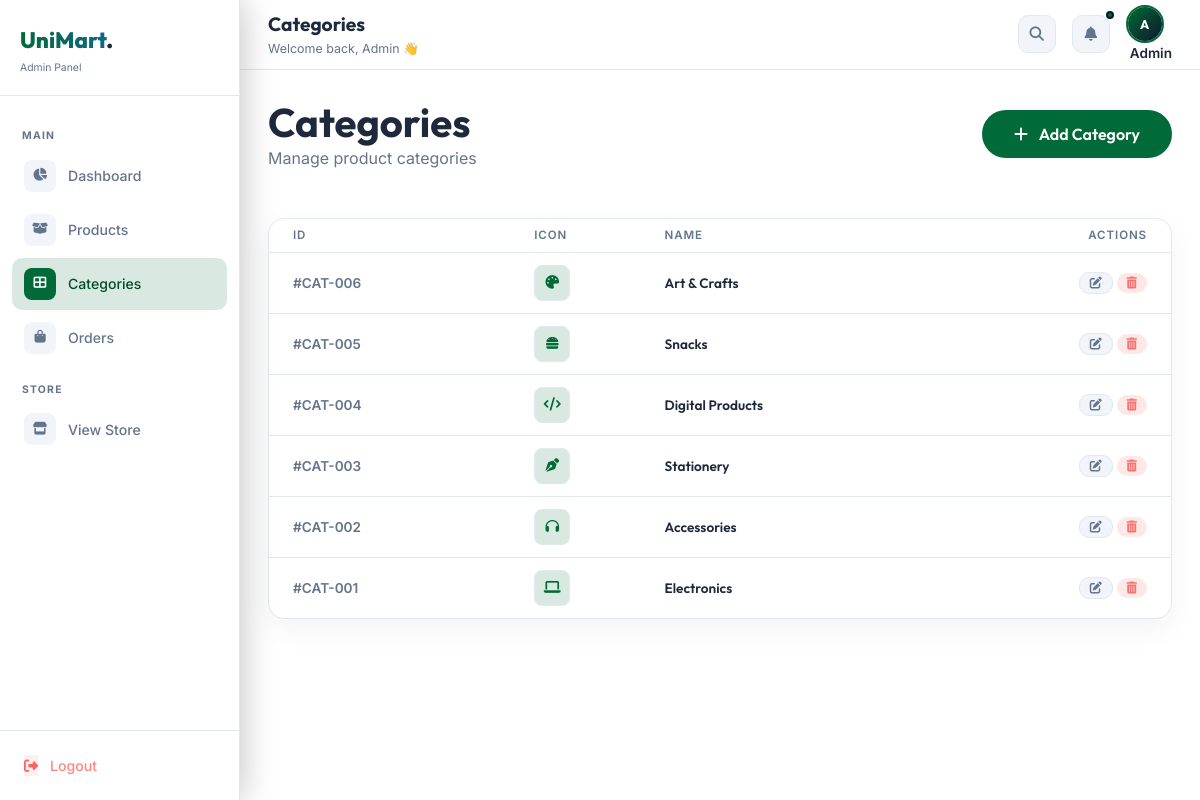
Screenshot of /admin/categories.php (signed in) with the database file from the repository.
### tables this page shows
CREATE TABLE `users` (
  `id` int(11) NOT NULL AUTO_INCREMENT,
  `name` varchar(100) NOT NULL,
  `email` varchar(100) NOT NULL UNIQUE,
  `password` varchar(255) NOT NULL,
  `role` enum('customer','admin') NOT NULL DEFAULT 'customer',
  `avatar` varchar(255) DEFAULT NULL,
  `created_at` timestamp NOT NULL DEFAULT current_timestamp(),
  PRIMARY KEY (`id`)
);

CREATE TABLE `categories` (
  `id` int(11) NOT NULL AUTO_INCREMENT,
  `name` varchar(100) NOT NULL,
  `icon` varchar(50) NOT NULL DEFAULT 'fas fa-box',
  `created_at` timestamp NOT NULL DEFAULT current_timestamp(),
  PRIMARY KEY (`id`)
);

### includes/functions.php (called while the page is built, shortened)
<?php
function getUserAvatar($avatarFile = null, $name = '') {
    return null;
}
function getUserInitials($name) {
    $parts = explode(' ', trim($name));
    $initials = '';
    foreach (array_slice($parts, 0, 2) as $p) {
        $initials .= strtoupper(mb_substr($p, 0, 1));
    }
    return $initials ?: '?';
}
?>

### admin/categories.php (the view, shortened to what this page needs)
<?php
require_once 'includes/header.php';
$stmt = $conn->query("SELECT * FROM categories ORDER BY id DESC");
$categories = $stmt->fetchAll();
?>
<div class="d-flex justify-content-between align-items-center mb-5">
    <div>
        <h1 class="outfit fw-bold text-main mb-0">Categories</h1>
        <p class="text-muted mb-0">Manage product categories</p>
    </div>
    <button class="btn btn-glow" onclick="openCategoryModal()">
        <i class="fas fa-plus me-2"></i> Add Category
    </button>
</div>
<div class="adm-panel p-0 overflow-hidden">
    <div class="table-responsive">
        <table class="adm-table">
            <thead>
                <tr>
                    <th class="px-4">ID</th>
                    <th>Icon</th>
                    <th>Name</th>
                    <th class="text-end px-4">Actions</th>
                </tr>
            </thead>
            <tbody>
                <?php foreach($categories as $category): ?>
                <tr>
                    <td class="px-4" style="color:var(--text-muted);font-weight:600;">#CAT-<?= str_pad($category['id'],3,'0',STR_PAD_LEFT) ?></td>
                    <td>
                        <div style="width: 36px; height: 36px; border-radius: 8px; background: var(--primary-glow); color: var(--primary); display: flex; align-items: center; justify-content: center; border: 1px solid var(--glass-border);">
                            <i class="<?= htmlspecialchars($category['icon']) ?>"></i>
                        </div>
                    </td>
                    <td>
                        <span style="font-weight:600; color:var(--text-main); font-family:'Outfit',sans-serif;"><?= htmlspecialchars($category['name']) ?></span>
                    </td>
                    <td class="text-end px-4">
                        <button class="adm-btn adm-btn-ghost" style="padding:4px 10px; font-size:0.75rem;" title="Edit" onclick='openCategoryModal(<?= json_encode($category) ?>)'><i class="fas fa-edit m-0"></i></button>
                        <button class="adm-btn adm-btn-danger" style="padding:4px 10px; font-size:0.75rem;" title="Delete" onclick="deleteCategory(<?= $category['id'] ?>)"><i class="fas fa-trash-alt m-0"></i></button>
                    </td>
                </tr>
                <?php endforeach; ?>
            </tbody>
        </table>
    </div>
</div>
<?php require_once 'includes/footer.php'; ?>

### admin/includes/header.php (shortened to what this page needs)
<?php
require_once __DIR__ . '/../../includes/functions.php';
require_once __DIR__ . '/../../includes/auth.php';
$currentPage = basename($_SERVER['PHP_SELF']);
$stmt = $conn->prepare("SELECT avatar, name FROM users WHERE id = ?");
$stmt->execute([$_SESSION['user_id']]);
$adminUser = $stmt->fetch();
$avatarUrl  = getUserAvatar($adminUser['avatar'] ?? null);
$initials   = getUserInitials($adminUser['name'] ?? 'A');
?>
<!DOCTYPE html>
<html lang="en">
<head>
    <link href="https://cdn.jsdelivr.net/npm/bootstrap@5.3.0/dist/css/bootstrap.min.css" rel="stylesheet">
    <link rel="stylesheet" href="https://cdnjs.cloudflare.com/ajax/libs/font-awesome/6.4.0/css/all.min.css">
    <link rel="stylesheet" href="/UniMart/assets/css/style.css?v=<?= time() ?>">
    <link rel="stylesheet" href="/UniMart/assets/css/admin.css?v=<?= time() ?>">
</head>
<body>
<aside class="adm-sidebar">
    <a href="/UniMart/index.php" class="adm-logo d-block text-decoration-none">
        <div class="adm-logo-text">UniMart<span style="-webkit-text-fill-color:var(--text-main);">.</span></div>
        <div style="font-size:0.65rem; color:var(--text-muted); margin-top:2px; font-family:'Inter',sans-serif;">Admin Panel</div>
    </a>
    <nav class="adm-nav">
        <div class="adm-nav-label">Main</div>
        <a href="/UniMart/admin/index.php" class="adm-nav-link <?= $currentPage == 'index.php' ? 'active' : '' ?>">
            <span class="nav-icon"><i class="fas fa-chart-pie"></i></span> Dashboard
        </a>
        <a href="/UniMart/admin/products.php" class="adm-nav-link <?= $currentPage == 'products.php' ? 'active' : '' ?>">
            <span class="nav-icon"><i class="fas fa-box-open"></i></span> Products
        </a>
        <a href="/UniMart/admin/categories.php" class="adm-nav-link <?= $currentPage == 'categories.php' ? 'active' : '' ?>">
            <span class="nav-icon"><i class="fas fa-th-large"></i></span> Categories
        </a>
        <a href="/UniMart/admin/orders.php" class="adm-nav-link <?= $currentPage == 'orders.php' ? 'active' : '' ?>">
            <span class="nav-icon"><i class="fas fa-shopping-bag"></i></span> Orders
        </a>
        <div class="adm-nav-label">Store</div>
        <a href="/UniMart/index.php" class="adm-nav-link">
            <span class="nav-icon"><i class="fas fa-store"></i></span> View Store
        </a>
    </nav>
    <div class="adm-sidebar-footer">
        <a href="/UniMart/auth/logout.php" class="adm-logout-btn">
            <span class="nav-icon"><i class="fas fa-sign-out-alt"></i></span> Logout
        </a>
    </div>
</aside>
<header class="adm-topbar">
    <div>
        <div class="adm-topbar-title">
            <?php
            $titles = [
                'index.php'      => 'Dashboard',
                'products.php'   => 'Products',
                'categories.php' => 'Categories',
                'orders.php'     => 'Orders',
            ];
            echo $titles[$currentPage] ?? 'Admin';
            ?>
        </div>
        <div class="adm-topbar-sub">Welcome back, <?= htmlspecialchars($adminUser['name']) ?> 👋</div>
    </div>
    <div class="adm-topbar-actions">
        <a href="#" data-bs-toggle="modal" data-bs-target="#searchModal" class="adm-icon-btn" title="Search">
            <i class="fas fa-search"></i>
        </a>
        <div class="position-relative">
            <button class="adm-icon-btn" title="Notifications" data-bs-toggle="offcanvas" data-bs-target="#notificationOffcanvas">
                <i class="fas fa-bell"></i>
            </button>
            <span class="position-absolute" id="notificationBadge" style="top:-4px;right:-4px;width:8px;height:8px;background:var(--primary);border-radius:50%;border:2px solid #0d1530;"></span>
        </div>
        <div class="dropdown">
            <div class="adm-avatar" id="adminAvatarTrigger">
                <?php if ($avatarUrl): ?>
                    <img src="<?= $avatarUrl ?>" alt="Avatar" id="adminAvatarImg">
                <?php else: ?>
                    <div class="adm-avatar-initials" id="adminAvatarInitials"><?= $initials ?></div>
                <?php endif; ?>
            </div>
            <div style="font-size:0.85rem;font-weight:600;color:var(--text-main);cursor:pointer;margin-left:4px;" data-bs-toggle="dropdown">
                <?= htmlspecialchars($adminUser['name']) ?>
            </div>
        </div>
    </div>
</header>
<main class="adm-content">
<div class="adm-page-body">

### admin/includes/footer.php (shortened to what this page needs)
</div>
</main>
</body>
</html>

### assets/css/style.css (style rules this page uses)
:root { --bg-1: #F8FAFC; --bg-2: #FFFFFF; --bg-3: #F1F5F9; --primary: #006A38; --primary-glow: rgba(0, 106, 56, 0.15); --primary-dark: #004D28; --secondary: #0F172A; --secondary-glow: rgba(15, 23, 42, 0.05); --accent: #2563EB; --accent-glow: rgba(37, 99, 235, 0.15); --highlight: #F59E0B; --highlight-glow: rgba(245, 158, 11, 0.15); --success: #22C55E; --text-main: #1E293B; --text-muted: #64748B; --glass-bg: #FFFFFF; --glass-border: #E2E8F0; --shadow-sm: 0 1px 2px 0 rgba(0, 0, 0, 0.05); --shadow-md: 0 4px 6px -1px rgba(0, 0, 0, 0.1), 0 2px 4px -1px rgba(0, 0, 0, 0.06); --shadow-lg: 0 10px 15px -3px rgba(0, 0, 0, 0.1), 0 4px 6px -2px rgba(0, 0, 0, 0.05); }
body { background-color: var(--bg-1); color: var(--text-main); font-family: 'Inter', sans-serif; overflow-x: hidden; position: relative; min-height: 100vh; }
h1, h2, h3, h4, h5, h6, .outfit { font-family: 'Outfit', sans-serif; }
.btn-glow { background: var(--primary); color: white; border: none; border-radius: 30px; padding: 12px 32px; font-weight: 600; font-family: 'Outfit', sans-serif; transition: all 0.3s ease; box-shadow: var(--shadow-sm); text-decoration: none; display: inline-block; }
.text-muted { color: var(--text-muted) !important; }

### rows the page displays
users: name "Admin", name "A"
categories: id "006", name "Art & Crafts"
categories: id "005", name "Snacks"
categories: id "004", name "Digital Products"
categories: id "003", name "Stationery"
categories: id "002", name "Accessories"
categories: id "001", name "Electronics"

### other values shown
$titles[$currentPage] "Categories"
